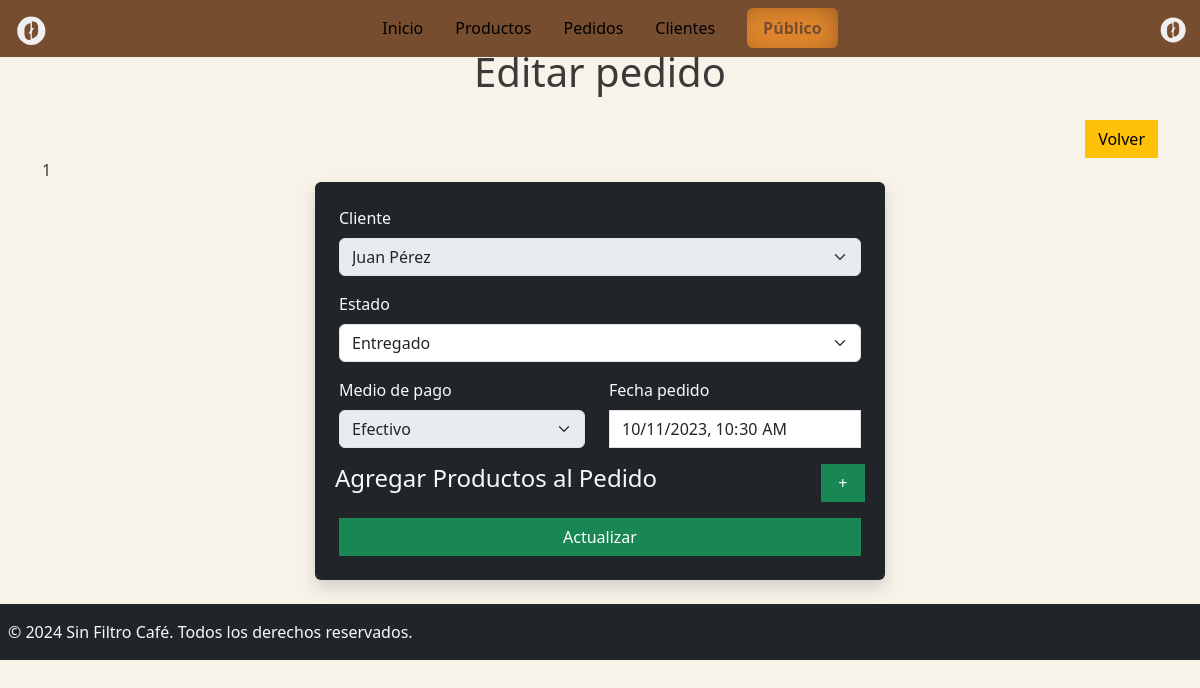
/admin/vistas/pedido/editar.php?id=1 (signed in), run on the app's committed database.
### tables this page shows
CREATE TABLE `pedidos` (
  `id` int(11) NOT NULL,
  `cliente_id` int(11) NOT NULL,
  `fecha_pedido` datetime DEFAULT current_timestamp(),
  `medio_pago` enum('Efectivo','Tarjeta','App') NOT NULL,
  `estado_pedido` enum('Pendiente','Preparado','Entregado','Cancelado') NOT NULL
);

CREATE TABLE `clientes` (
  `id` int(11) NOT NULL,
  `nombre` varchar(100) NOT NULL,
  `email` varchar(100) NOT NULL,
  `telefono` varchar(15) DEFAULT NULL,
  `fecha_registro` date DEFAULT curdate()
);

### admin/vistas/pedido/editar.php (the view, shortened to what this page needs)
<?php
require_once "../../../includes/header.php";
require_once "../../../includes/funciones.php";
try {
    $conexion = conectarBaseDatos();
    $sqlClientes = "SELECT id, nombre FROM clientes";
    $stmtClientes = $conexion->query($sqlClientes);
    $clientes = $stmtClientes->fetchAll(PDO::FETCH_ASSOC);
} catch (PDOException $e) {
    echo '<div class="alert alert-danger">Error al obtener los clientes: ' . $e->getMessage() . '</div>';
}
if ($_SERVER['REQUEST_METHOD'] == 'GET' && isset($_GET['id'])) {
    $id = $_GET['id'];
    try {
        $sql = "SELECT pedidos.*, clientes.nombre AS cliente_nombre
                FROM pedidos
                JOIN clientes ON pedidos.cliente_id = clientes.id
                WHERE pedidos.id = :id";
        $stmt = $conexion->prepare($sql);
        $stmt->execute([':id' => $id]);
        $pedido = $stmt->fetch(PDO::FETCH_ASSOC);
    } catch (PDOException $e) {
        die('<div class="alert alert-danger">Error al obtener el pedido: ' . $e->getMessage() . '</div>');
    }
}
?>
<div class="container mt-5">
    <h1 class="text-center mb-4">Editar pedido</h1>
    <?= include "../../../includes/atras.php"; ?>
    <?php if (isset($pedido)): ?>
        <div class="row">
            <form method="POST" action="editar.php" class="shadow p-4 rounded bg-dark col-12 col-md-8 col-lg-6 offset-md-2 offset-lg-3">
                <div class="mb-3">
                    <label for="cliente_id" class="form-label text-light">Cliente</label>
                    <select name="cliente_id" class="form-select" id="cliente_id" disabled>
                        <?php foreach ($clientes as $cliente): ?>
                            <option value="<?= htmlspecialchars($cliente['id']) ?>"
                                <?= $cliente['id'] == $pedido['cliente_id'] ? 'selected' : '' ?>>
                                <?= htmlspecialchars($cliente['nombre']) ?>
                            </option>
                        <?php endforeach; ?>
                    </select>
                </div>
                <div class="mb-3">
                    <label for="estado_pedido" class="form-label text-light">Estado</label>
                    <select name="estado_pedido" class="form-select" id="estado_pedido" required>
                        <option value="Entregado" <?= $pedido['estado_pedido'] == "Entregado" ? 'selected' : '' ?>>Entregado</option>
                    </select>
                </div>
                <div class="row">
                    <div class="mb-3 col">
                        <label for="medio_pago" class="form-label text-light">Medio de pago</label>
                        <select name="medio_pago" class="form-select" id="medio_pago" disabled>
                            <option value="Efectivo" <?= $pedido['medio_pago'] == "Efectivo" ? 'selected' : '' ?>>Efectivo</option>
                        </select>
                    </div>
                    <div class="mb-3 col">
                        <label for="fecha_pedido" class="form-label text-light">Fecha pedido</label>
                        <input type="datetime-local" name="fecha_pedido" class="form-control" id="fecha_pedido"
                            value="<?= htmlspecialchars(date('Y-m-d\TH:i', strtotime($pedido['fecha_pedido']))) ?>" readonly>
                    </div>
                </div>
                <div class="row px-2">
                    <h4 class="text-light col-9 mx-0 px-0">Agregar Productos al Pedido</h4>
                    <button type="button" class="btn btn-success mb-3 offset-2 col-1" id="add-producto">+</button>
                </div>
                <a href="../../pedidos.php"><button type="submit" class="btn btn-success w-100">Actualizar</button></a>
            </form>
        </div>
    <?php endif; ?>
</div>
<?php
require_once "../../../includes/footer.php";
?>

### styles/style.css (style rules this page uses)
* { box-sizing: border-box; margin: 0; padding: 0; }
body { background-color: #f8f3e9; color: #3a3a3a; display: flex; flex-direction: column; min-height: 100vh; }
.form-control, .btn { border-radius: 0; }

### data on the page
pedidos: cliente_id "Juan Pérez", estado_pedido "Entregado", medio_pago "Efectivo", fecha_pedido "10/11/2023 10:30"

### other printed values
include "../../../includes/atras.php" "1"
